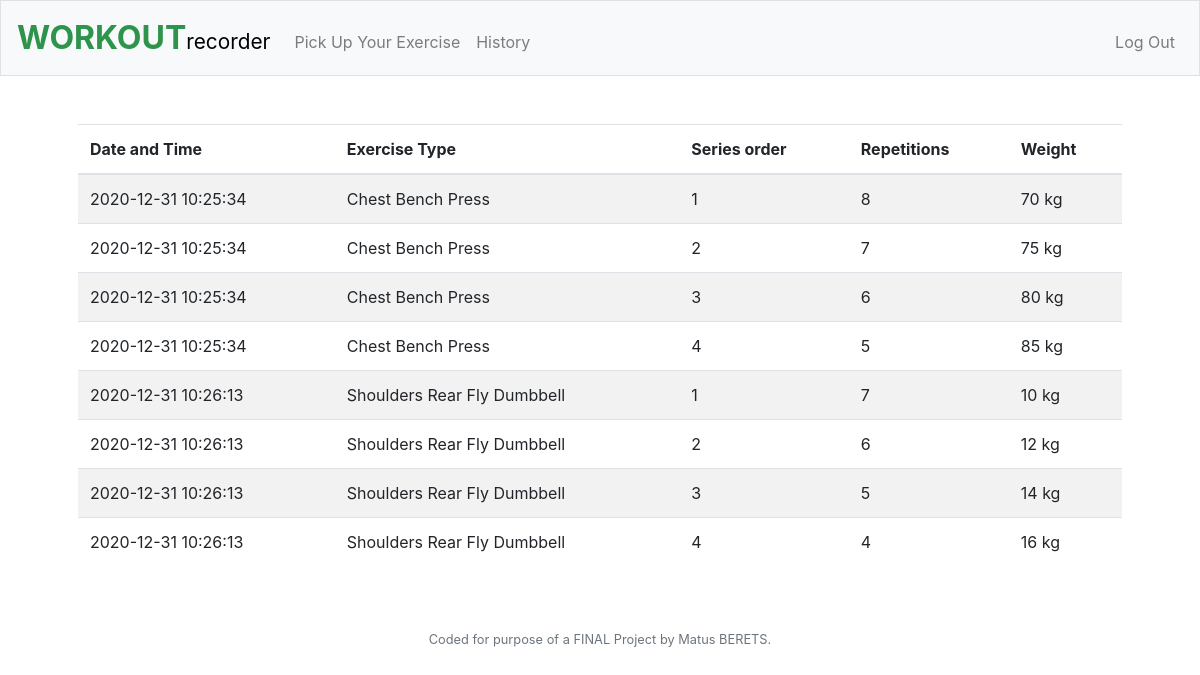
/history (signed in), run on an earlier commit of the app's database.
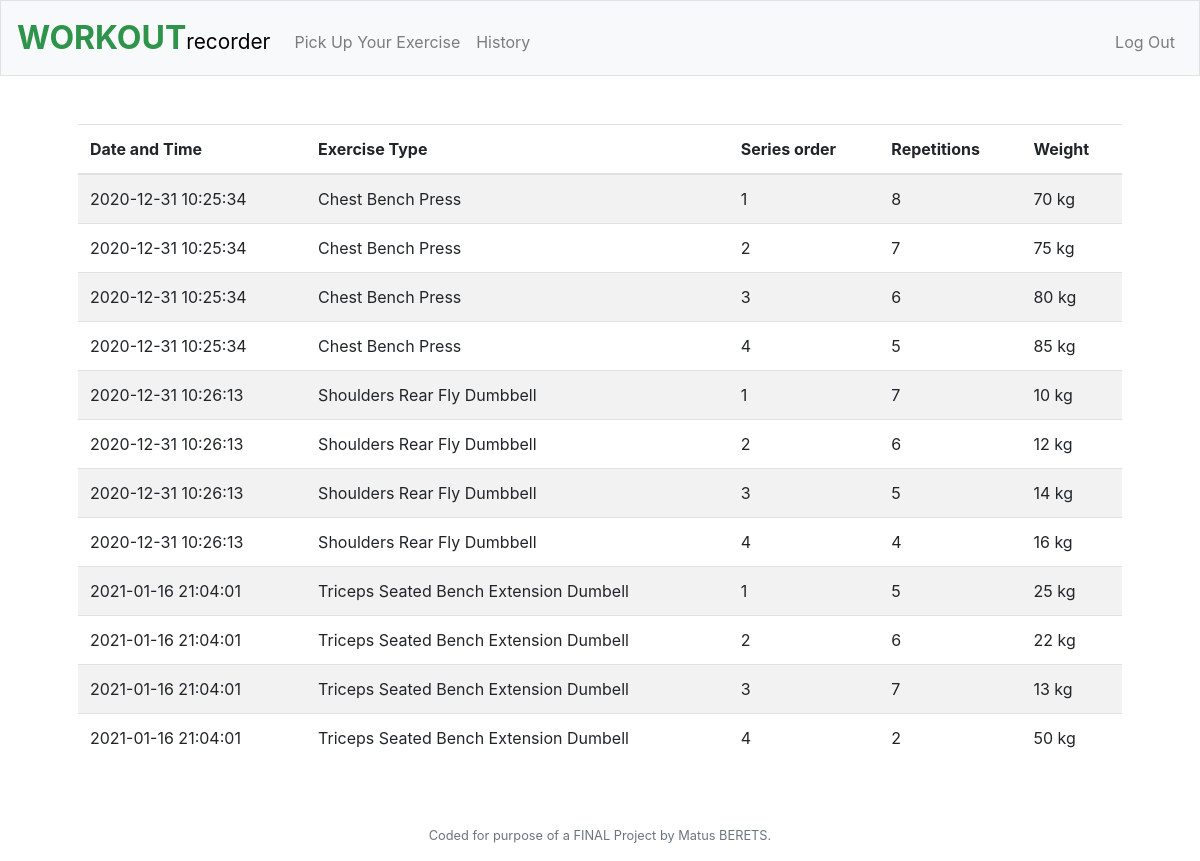
And on a later commit of the database.
### tables this page shows
CREATE TABLE 'history' ('id' integer, 'datetime' datetime DEFAULT CURRENT_TIMESTAMP, 'exercise_name' varchar(70), 'series' integer, 'reps' integer, 'weight' integer);

### application.py (the view)
@app.route("/history")
@login_required
def history():
    rows = db.execute("SELECT datetime, exercise_name, series, reps, weight FROM history WHERE id = ?", session["user_id"])
    return render_template("history.html", rows=rows)

### application.py (called while the page is built)
@app.after_request
def after_request(response):
    response.headers["Cache-Control"] = "no-cache, no-store, must-revalidate"
    response.headers["Expires"] = 0
    response.headers["Pragma"] = "no-cache"
    return response

### helpers.py (called while the page is built)
def login_required(f):
    @wraps(f)
    def decorated_function(*args, **kwargs):
        if session.get("user_id") is None:
            return redirect("/login")
        return f(*args, **kwargs)
    return decorated_function

### templates/history.html (shortened to what this page needs)
{% extends "layout.html" %}
{% block main %}
    <form action="/history" method="get">
        <div class="form-group">
            <table class="table table-striped">
                <thead align="left">
                    <tr>
                        <th>Date and Time</th>
                        <th>Exercise Type</th>
                        <th>Series order</th>
                        <th>Repetitions</th>
                        <th>Weight</th>
                    </tr>
                </thead>
                    <tbody  align="left">
                    <tr>
                     {% for row in rows %}
                    <td>{{ row["datetime"] }}</td>
                    <td>{{ row["exercise_name"] }}</td>
                    <td>{{ row["series"] }}</td>
                    <td>{{ row["reps"] }}</td>
                    <td>{{ row["weight"] }} kg</td>
                    </tr>
                    {% endfor %}
                    </tbody>
            </table>
        </div>
    </form>
{% endblock %}

### templates/layout.html (shortened to what this page needs)
<!DOCTYPE html>
<html lang="en">
    <head>
        <link href="https://maxcdn.bootstrapcdn.com/bootstrap/4.1.3/css/bootstrap.min.css" rel="stylesheet">
        <link href="/static/styles.css" rel="stylesheet">
    </head>
    <body>
        <nav class="navbar navbar-expand-md navbar-light bg-light border">
            <a class="navbar-brand" href="/"><span class="green">WORKOUT</span><span class="black">recorder</span></a>
            <div class="collapse navbar-collapse" id="navbar">
                {% if session.user_id %}
                    <ul class="navbar-nav mr-auto mt-2">
                        <li class="nav-item"><a class="nav-link" href="/pickup">Pick Up Your Exercise</a></li>
                        <li class="nav-item"><a class="nav-link" href="/history">History</a></li>
                    </ul>
                    <ul class="navbar-nav ml-auto mt-2">
                        <li class="nav-item"><a class="nav-link" href="/logout">Log Out</a></li>
                    </ul>
                {% else %}
                    <ul class="navbar-nav ml-auto mt-2">
                        <li class="nav-item"><a class="nav-link" href="/register">Register</a></li>
                        <li class="nav-item"><a class="nav-link" href="/login">Log In</a></li>
                    </ul>
                {% endif %}
            </div>
        </nav>
        <main class="container p-5">
            {% block main %}{% endblock %}
        </main>
        <footer class="small text-center text-muted">
            <p>Coded for purpose of a FINAL Project by Matus BERETS.</p>
        </footer>
    </body>
</html>

### static/styles.css (style rules this page uses)
nav .navbar-brand { font-size: xx-large; }
nav .navbar-brand .green { color: #2e944b; font-weight: bold; }
nav .navbar-brand .black { color: #000000; font-size: 65%; }
main { overflow-x: auto; text-align: center; }

What changed in the data, as far as the page shows it:
added history: datetime "2021-01-16 21:04:01", exercise_name "Triceps Seated Bench Extension Dumbell", series "1", reps "5", weight "25"
added history: datetime "2021-01-16 21:04:01", exercise_name "Triceps Seated Bench Extension Dumbell", series "2", reps "6", weight "22"
added history: datetime "2021-01-16 21:04:01", exercise_name "Triceps Seated Bench Extension Dumbell", series "3", reps "7", weight "13"
added history: datetime "2021-01-16 21:04:01", exercise_name "Triceps Seated Bench Extension Dumbell", series "4", reps "2", weight "50"
